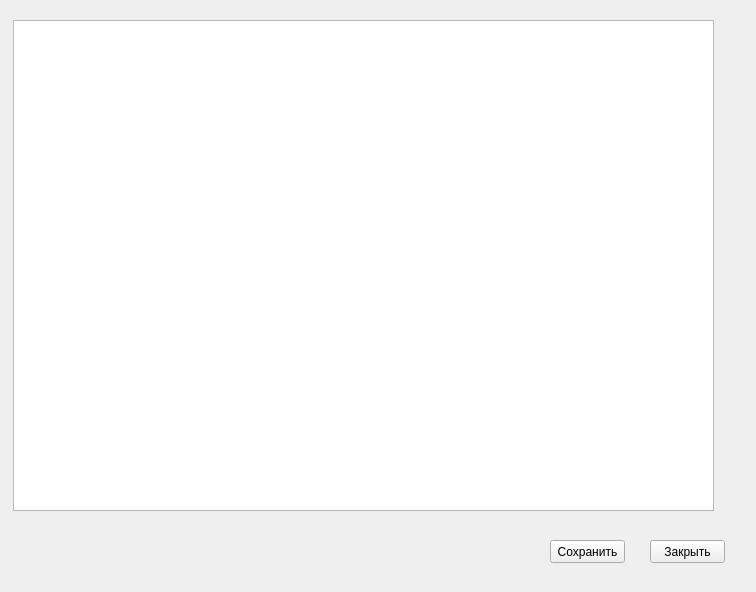
<?xml version="1.0" encoding="UTF-8"?>
<ui version="4.0">
 <class>FormRule</class>
 <widget class="QWidget" name="FormRule">
  <property name="geometry">
   <rect>
    <x>0</x>
    <y>0</y>
    <width>756</width>
    <height>592</height>
   </rect>
  </property>
  <property name="windowTitle">
   <string>Form</string>
  </property>
  <widget class="QTextEdit" name="textEdit">
   <property name="geometry">
    <rect>
     <x>13</x>
     <y>20</y>
     <width>701</width>
     <height>491</height>
    </rect>
   </property>
   <property name="font">
    <font>
     <pointsize>13</pointsize>
    </font>
   </property>
  </widget>
  <widget class="QPushButton" name="pushButton_save">
   <property name="geometry">
    <rect>
     <x>550</x>
     <y>540</y>
     <width>75</width>
     <height>23</height>
    </rect>
   </property>
   <property name="text">
    <string>Сохранить</string>
   </property>
  </widget>
  <widget class="QPushButton" name="pushButton_close">
   <property name="geometry">
    <rect>
     <x>650</x>
     <y>540</y>
     <width>75</width>
     <height>23</height>
    </rect>
   </property>
   <property name="text">
    <string>Закрыть</string>
   </property>
  </widget>
 </widget>
 <resources/>
 <connections/>
</ui>
